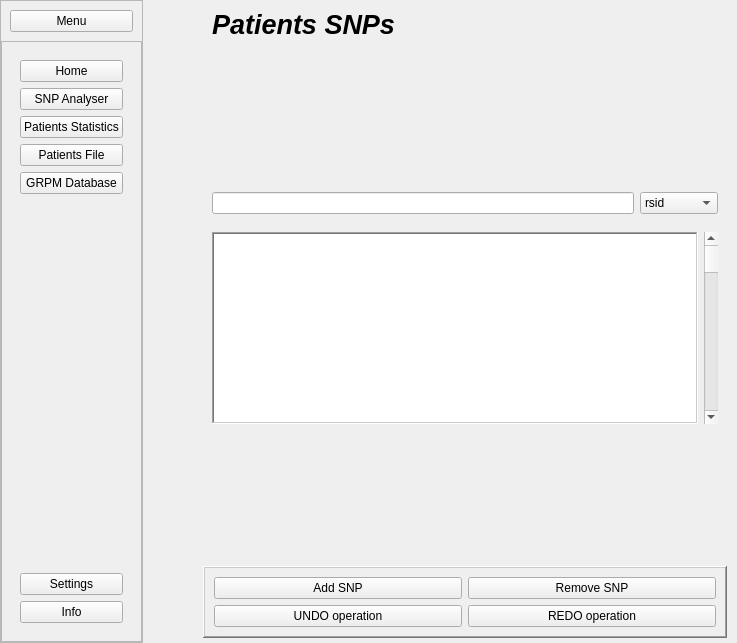
<?xml version="1.0" encoding="UTF-8"?>
<ui version="4.0">
 <class>main_widget</class>
 <widget class="QWidget" name="main_widget">
  <property name="geometry">
   <rect>
    <x>0</x>
    <y>0</y>
    <width>737</width>
    <height>643</height>
   </rect>
  </property>
  <property name="windowTitle">
   <string>Form</string>
  </property>
  <layout class="QHBoxLayout" name="horizontalLayout">
   <property name="spacing">
    <number>0</number>
   </property>
   <property name="leftMargin">
    <number>0</number>
   </property>
   <property name="topMargin">
    <number>0</number>
   </property>
   <property name="rightMargin">
    <number>0</number>
   </property>
   <property name="bottomMargin">
    <number>0</number>
   </property>
   <item>
    <widget class="QWidget" name="left_side_widget" native="true">
     <property name="sizePolicy">
      <sizepolicy hsizetype="Fixed" vsizetype="Preferred">
       <horstretch>0</horstretch>
       <verstretch>0</verstretch>
      </sizepolicy>
     </property>
     <layout class="QHBoxLayout" name="horizontalLayout_2">
      <property name="spacing">
       <number>0</number>
      </property>
      <property name="leftMargin">
       <number>0</number>
      </property>
      <property name="topMargin">
       <number>0</number>
      </property>
      <property name="rightMargin">
       <number>0</number>
      </property>
      <property name="bottomMargin">
       <number>0</number>
      </property>
      <item>
       <widget class="QFrame" name="full_sidebar_frame">
        <property name="frameShape">
         <enum>QFrame::Shape::StyledPanel</enum>
        </property>
        <layout class="QVBoxLayout" name="verticalLayout">
         <property name="spacing">
          <number>0</number>
         </property>
         <property name="leftMargin">
          <number>0</number>
         </property>
         <property name="topMargin">
          <number>0</number>
         </property>
         <property name="rightMargin">
          <number>0</number>
         </property>
         <property name="bottomMargin">
          <number>0</number>
         </property>
         <item>
          <widget class="QFrame" name="open_menu_frame">
           <property name="frameShape">
            <enum>QFrame::Shape::NoFrame</enum>
           </property>
           <property name="frameShadow">
            <enum>QFrame::Shadow::Raised</enum>
           </property>
           <layout class="QVBoxLayout" name="verticalLayout_2">
            <item>
             <widget class="QPushButton" name="menu_button">
              <property name="cursor">
               <cursorShape>PointingHandCursor</cursorShape>
              </property>
              <property name="text">
               <string>Menu</string>
              </property>
             </widget>
            </item>
           </layout>
          </widget>
         </item>
         <item>
          <widget class="QFrame" name="frame">
           <property name="frameShape">
            <enum>QFrame::Shape::StyledPanel</enum>
           </property>
           <property name="frameShadow">
            <enum>QFrame::Shadow::Raised</enum>
           </property>
           <layout class="QVBoxLayout" name="verticalLayout_3">
            <item>
             <widget class="QFrame" name="frame_2">
              <property name="frameShape">
               <enum>QFrame::Shape::NoFrame</enum>
              </property>
              <property name="frameShadow">
               <enum>QFrame::Shadow::Raised</enum>
              </property>
              <layout class="QVBoxLayout" name="verticalLayout_4">
               <item>
                <widget class="QPushButton" name="home_button">
                 <property name="cursor">
                  <cursorShape>PointingHandCursor</cursorShape>
                 </property>
                 <property name="text">
                  <string>Home</string>
                 </property>
                </widget>
               </item>
               <item>
                <widget class="QPushButton" name="menu_snp_analyser_button">
                 <property name="cursor">
                  <cursorShape>PointingHandCursor</cursorShape>
                 </property>
                 <property name="mouseTracking">
                  <bool>true</bool>
                 </property>
                 <property name="contextMenuPolicy">
                  <enum>Qt::ContextMenuPolicy::DefaultContextMenu</enum>
                 </property>
                 <property name="text">
                  <string>SNP Analyser</string>
                 </property>
                </widget>
               </item>
               <item>
                <widget class="QPushButton" name="menu_patients_statistics_button">
                 <property name="cursor">
                  <cursorShape>PointingHandCursor</cursorShape>
                 </property>
                 <property name="text">
                  <string>Patients Statistics</string>
                 </property>
                </widget>
               </item>
               <item>
                <widget class="QPushButton" name="menu_patients_file_button">
                 <property name="cursor">
                  <cursorShape>PointingHandCursor</cursorShape>
                 </property>
                 <property name="text">
                  <string>Patients File</string>
                 </property>
                </widget>
               </item>
               <item>
                <widget class="QPushButton" name="grpm_database_button">
                 <property name="cursor">
                  <cursorShape>PointingHandCursor</cursorShape>
                 </property>
                 <property name="text">
                  <string>GRPM Database</string>
                 </property>
                </widget>
               </item>
               <item>
                <spacer name="verticalSpacer">
                 <property name="orientation">
                  <enum>Qt::Orientation::Vertical</enum>
                 </property>
                 <property name="sizeHint" stdset="0">
                  <size>
                   <width>20</width>
                   <height>40</height>
                  </size>
                 </property>
                </spacer>
               </item>
              </layout>
             </widget>
            </item>
            <item>
             <widget class="QFrame" name="frame_3">
              <property name="frameShape">
               <enum>QFrame::Shape::NoFrame</enum>
              </property>
              <property name="frameShadow">
               <enum>QFrame::Shadow::Raised</enum>
              </property>
              <layout class="QVBoxLayout" name="verticalLayout_5">
               <item>
                <widget class="QPushButton" name="menu_settings_button">
                 <property name="cursor">
                  <cursorShape>PointingHandCursor</cursorShape>
                 </property>
                 <property name="text">
                  <string>Settings</string>
                 </property>
                </widget>
               </item>
               <item>
                <widget class="QPushButton" name="menu_info_button">
                 <property name="cursor">
                  <cursorShape>PointingHandCursor</cursorShape>
                 </property>
                 <property name="text">
                  <string>Info</string>
                 </property>
                </widget>
               </item>
              </layout>
             </widget>
            </item>
           </layout>
          </widget>
         </item>
        </layout>
       </widget>
      </item>
     </layout>
    </widget>
   </item>
   <item>
    <widget class="QWidget" name="right_side_widget" native="true">
     <property name="sizePolicy">
      <sizepolicy hsizetype="Expanding" vsizetype="Preferred">
       <horstretch>0</horstretch>
       <verstretch>0</verstretch>
      </sizepolicy>
     </property>
     <layout class="QVBoxLayout" name="verticalLayout_6">
      <property name="spacing">
       <number>0</number>
      </property>
      <property name="leftMargin">
       <number>60</number>
      </property>
      <property name="topMargin">
       <number>0</number>
      </property>
      <property name="rightMargin">
       <number>10</number>
      </property>
      <property name="bottomMargin">
       <number>5</number>
      </property>
      <item>
       <widget class="QFrame" name="frame_6">
        <property name="frameShape">
         <enum>QFrame::Shape::NoFrame</enum>
        </property>
        <property name="frameShadow">
         <enum>QFrame::Shadow::Raised</enum>
        </property>
        <layout class="QHBoxLayout" name="horizontalLayout_3">
         <item>
          <widget class="QLabel" name="patients_snp_label">
           <property name="font">
            <font>
             <pointsize>20</pointsize>
             <italic>true</italic>
             <bold>true</bold>
            </font>
           </property>
           <property name="text">
            <string>Patients SNPs</string>
           </property>
          </widget>
         </item>
        </layout>
       </widget>
      </item>
      <item>
       <spacer name="verticalSpacer_3">
        <property name="orientation">
         <enum>Qt::Orientation::Vertical</enum>
        </property>
        <property name="sizeHint" stdset="0">
         <size>
          <width>20</width>
          <height>40</height>
         </size>
        </property>
       </spacer>
      </item>
      <item>
       <widget class="QFrame" name="search_frame">
        <property name="frameShape">
         <enum>QFrame::Shape::NoFrame</enum>
        </property>
        <property name="frameShadow">
         <enum>QFrame::Shadow::Raised</enum>
        </property>
        <layout class="QHBoxLayout" name="horizontalLayout_5">
         <item>
          <widget class="QLineEdit" name="searchbar_line_edit"/>
         </item>
         <item>
          <widget class="QComboBox" name="search_combobox">
           <item>
            <property name="text">
             <string>rsid</string>
            </property>
           </item>
           <item>
            <property name="text">
             <string>Chr</string>
            </property>
           </item>
           <item>
            <property name="text">
             <string>Position</string>
            </property>
           </item>
           <item>
            <property name="text">
             <string>EXCG46</string>
            </property>
           </item>
          </widget>
         </item>
        </layout>
       </widget>
      </item>
      <item>
       <widget class="QFrame" name="patients_frame">
        <property name="frameShape">
         <enum>QFrame::Shape::NoFrame</enum>
        </property>
        <property name="frameShadow">
         <enum>QFrame::Shadow::Raised</enum>
        </property>
        <layout class="QHBoxLayout" name="horizontalLayout_4">
         <item>
          <widget class="QTableView" name="patients_table_view">
           <property name="frameShape">
            <enum>QFrame::Shape::WinPanel</enum>
           </property>
          </widget>
         </item>
         <item>
          <widget class="QScrollBar" name="patients_scroll_bar">
           <property name="orientation">
            <enum>Qt::Orientation::Vertical</enum>
           </property>
          </widget>
         </item>
        </layout>
       </widget>
      </item>
      <item>
       <spacer name="verticalSpacer_2">
        <property name="orientation">
         <enum>Qt::Orientation::Vertical</enum>
        </property>
        <property name="sizeHint" stdset="0">
         <size>
          <width>20</width>
          <height>40</height>
         </size>
        </property>
       </spacer>
      </item>
      <item>
       <widget class="QFrame" name="patients_buttons_frame">
        <property name="frameShape">
         <enum>QFrame::Shape::WinPanel</enum>
        </property>
        <property name="frameShadow">
         <enum>QFrame::Shadow::Raised</enum>
        </property>
        <layout class="QGridLayout" name="gridLayout">
         <item row="0" column="0">
          <widget class="QPushButton" name="add_snp_button">
           <property name="cursor">
            <cursorShape>PointingHandCursor</cursorShape>
           </property>
           <property name="text">
            <string>Add SNP</string>
           </property>
          </widget>
         </item>
         <item row="1" column="1">
          <widget class="QPushButton" name="redo_button">
           <property name="cursor">
            <cursorShape>PointingHandCursor</cursorShape>
           </property>
           <property name="text">
            <string>REDO operation</string>
           </property>
          </widget>
         </item>
         <item row="1" column="0">
          <widget class="QPushButton" name="undo_button">
           <property name="cursor">
            <cursorShape>PointingHandCursor</cursorShape>
           </property>
           <property name="text">
            <string>UNDO operation</string>
           </property>
          </widget>
         </item>
         <item row="0" column="1">
          <widget class="QPushButton" name="remove_snp_button">
           <property name="cursor">
            <cursorShape>PointingHandCursor</cursorShape>
           </property>
           <property name="text">
            <string>Remove SNP</string>
           </property>
          </widget>
         </item>
        </layout>
       </widget>
      </item>
     </layout>
    </widget>
   </item>
  </layout>
 </widget>
 <resources/>
 <connections/>
</ui>
